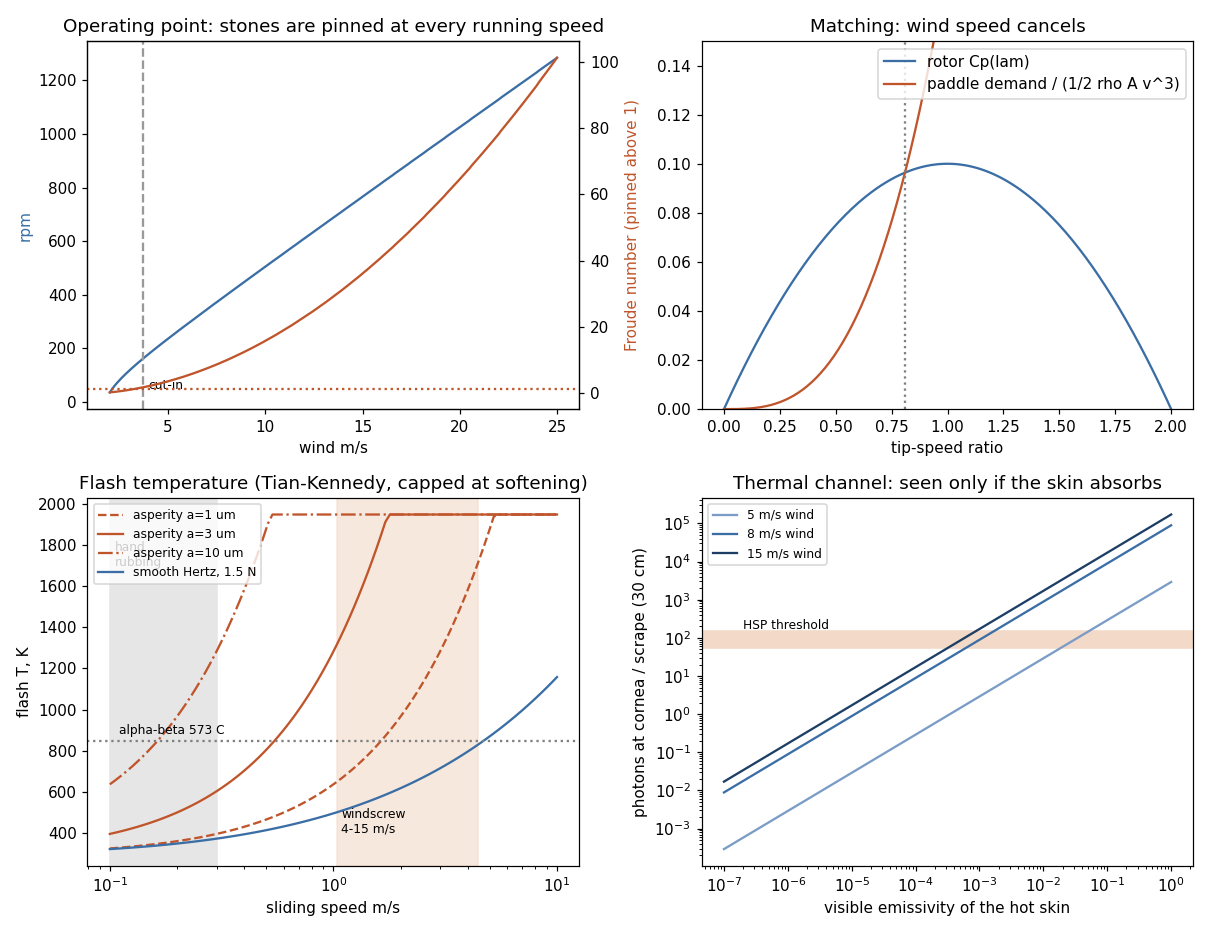

Write the Python code that produced this figure.
#!/usr/bin/env python3
"""Quartz Flash Windscrew -- the numbers behind the build.

Run from this directory:  python physics.py
Prints the design table and writes physics.png.

Chain of models (assumptions in README.md):
  1. Rotor     Liam-type conical Archimedes screw, linear torque-coefficient curve
               Ct(lam) = Ct0 (1 - lam/lam0), conservative small-rotor values.
  2. Tumbler   loose quartz stones in an icosahedron on the shaft.  Froude number
               Fr = omega^2 r / g says when they cascade (Fr < 1) and when they are
               pinned to the walls (Fr > 1) -- which is every wind above cut-in.
  3. Paddle    a stationary paddle on a fixed sleeve inside the icosahedron meets each
               pinned stone once per revolution.  Strike + friction re-acceleration
               costs ~ eta m (omega r)^2 / 2 per stone per rev, so the load power goes
               as omega^3, like the wind's: the operating tip-speed ratio is the same
               at every wind speed.
  4. Impact    Hertz sphere-on-sphere impact: peak force, contact radius, peak
               pressure, and the rim tension that starts a cone crack.
  5. Sliding   flash temperature of a sliding contact, Tian & Kennedy (1994)
               circular-source formula with Blok heat partition; smooth Hertz contact
               and plastic asperities (p = H) both evaluated.
  6. Photons   Planck emission from the hot real-contact area, scotopic-weighted, into
               a dark-adapted pupil, against the Hecht-Shlaer-Pirenne threshold -- swept
               over emissivity, because the visible emissivity of a micron-thick hot
               skin of clear quartz is the most uncertain number here.
"""
import math
import numpy as np

RHO_AIR = 1.20             # kg/m^3 (ridge, ~200 m ASL, 15 C)
G = 9.81
H_PL, C_L, K_B = 6.626e-34, 2.998e8, 1.381e-23

# rotor (matches windscrew.py)
R_ROT = 0.150
A_ROT = math.pi * R_ROT**2
CT0, LAM0 = 0.20, 2.0      # -> Cp_max = Ct0 lam0 / 4 = 0.10 (independent Liam tests: ~0.1-0.2)
T_BEARING = 4e-3           # N m, four shielded 608s

# tumbler (matches windscrew.py)
N_STONES = 6               # one per outer vertex pocket of the face-axis icosahedron
M_STONE = 0.012            # kg (a ~20 mm tumbled quartz stone)
R_POCKET = 0.055           # m, centroid radius of a pinned stone (icosahedron Rc 70)
ETA = 1.5                  # strike (~1) + friction re-acceleration (~0.5) per 1/2 m v^2
REPOSE = math.radians(35)  # charge angle of repose against the paddle at rest
SLIDE_LEN = 0.010          # m, scrape length per paddle pass

# quartz (alpha, room temperature, directional averages)
E_Q, NU_Q = 95e9, 0.08
K_Q = 7.0
KAPPA_Q = K_Q / (2650 * 740)
H_Q = 10e9
MU_Q = 0.5
SIGMA_F = 70e6
R_STONE = 0.009
T_AMB = 288.0
T_ALPHA_BETA = 846.0
T_CEIL = 1950.0

# eye
PUPIL_D = 7e-3
VIEW_L = 0.30              # m, eye to the icosahedron at night
T_PETG = 0.85              # transmission of one clear 2.4 mm PETG wall
HSP = (54, 148)

_SC = np.array([[400, 9.29e-3], [420, 9.66e-2], [440, 0.328], [460, 0.567], [480, 0.793],
                [500, 0.982], [507, 1.0], [520, 0.935], [540, 0.650], [560, 0.329],
                [580, 0.121], [600, 3.32e-2], [620, 7.37e-3], [640, 1.50e-3],
                [660, 3.13e-4], [680, 7.15e-5], [700, 1.78e-5]])

def ct(lam):
    return CT0 * np.clip(1 - lam / LAM0, 0, None)

def rotor_torque(v, lam):
    return 0.5 * RHO_AIR * A_ROT * R_ROT * v**2 * ct(lam)

def strike_energy(omega):
    return ETA * 0.5 * M_STONE * (omega * R_POCKET)**2

def load_coeff():
    return N_STONES * ETA * M_STONE * R_POCKET**2 / (4 * math.pi * R_ROT**3)

def operating_lambda():
    """n eta m r^2 lam^2 / (4 pi R^3) = 1/2 rho A Ct0 (1 - lam/lam0); v has cancelled."""
    a, b = load_coeff(), 0.5 * RHO_AIR * A_ROT * CT0
    return (-(b / LAM0) + math.sqrt((b / LAM0)**2 + 4 * a * b)) / (2 * a)

def operating_point(v):
    lam = np.linspace(1e-3, LAM0, 4000)
    om = lam * v / R_ROT
    load = N_STONES * strike_energy(om) / (2 * math.pi) + T_BEARING
    net = rotor_torque(v, lam) - load
    i = np.where(np.diff(np.sign(net)) < 0)[0]
    if len(i) == 0:
        return 0.0, 0.0
    return lam[i[0]], lam[i[0]] * v / R_ROT

def charge_torque():
    return N_STONES * M_STONE * G * R_POCKET * math.sin(REPOSE) * 0.6

def cut_in():
    return math.sqrt((T_BEARING + charge_torque()) / (0.5 * RHO_AIR * A_ROT * R_ROT * CT0))

def hertz_impact(v_n, m=M_STONE, r1=R_STONE, r2=R_STONE):
    e_star = E_Q / (2 * (1 - NU_Q**2))
    r_star = r1 * r2 / (r1 + r2)
    d = (15 * m * v_n**2 / (16 * e_star * math.sqrt(r_star)))**0.4
    f = 4 / 3 * e_star * math.sqrt(r_star) * d**1.5
    a = math.sqrt(r_star * d)
    p0 = 3 * f / (2 * math.pi * a**2)
    return f, a, p0, (1 - 2 * NU_Q) / 3 * p0

def hertz_static(n, r1=R_STONE, r2=R_STONE):
    e_star = E_Q / (2 * (1 - NU_Q**2))
    return (3 * n * (r1 * r2 / (r1 + r2)) / (4 * e_star))**(1 / 3)

def flash_rise(q, a, v):
    """Tian & Kennedy (1994), uniform circular source, flux q, Pe = v a / 2 kappa on the
    moving body; Blok partition against a body that sees the source stationary."""
    pe = v * a / (2 * KAPPA_Q)
    t_moving = 2 * q * a / (K_Q * math.sqrt(math.pi * (1.273 + pe)))
    t_still = 2 * q * a / (K_Q * math.sqrt(math.pi * 1.273))
    return 1 / (1 / t_moving + 1 / t_still)

def flash_T(q, a, v):
    return min(T_AMB + flash_rise(q, a, v), T_CEIL)

def photons_to_eye(T, area, tau, eps, dist=VIEW_L):
    lam_nm = np.linspace(400, 700, 301)
    lam = lam_nm * 1e-9
    mp = 2 * math.pi * C_L / lam**4 / np.expm1(H_PL * C_L / (lam * K_B * T))
    w = np.interp(lam_nm, _SC[:, 0], _SC[:, 1])
    n_scot = np.trapezoid(mp * w, lam) * area * tau * eps
    frac = (PUPIL_D**2 / 4) / dist**2 * T_PETG                  # Lambertian, on-axis
    return n_scot * frac

def slide_state(v):
    lam, om = operating_point(v)
    vs = om * R_POCKET
    fc = M_STONE * om**2 * R_POCKET
    return om, vs, fc

if __name__ == "__main__":
    lam_op = operating_lambda()
    w_c = math.sqrt(G / R_POCKET)
    print("== rotor + tumbler load ==")
    print(f"rotor swept area {A_ROT*1e4:.0f} cm2, Cp_max (model) {CT0*LAM0/4:.3f}")
    print(f"operating tip-speed ratio (drag-free, wind-independent): {lam_op:.2f}  (runaway {LAM0:.1f})")
    print(f"cut-in wind (bearings + stones resting on the paddle): {cut_in():.1f} m/s")
    print(f"Froude 1 (stones pin to the walls) at omega = {w_c:.1f} rad/s = {w_c*30/math.pi:.0f} rpm"
          f" = {w_c*R_ROT/lam_op:.1f} m/s wind  -> without the paddle nothing collides above that")
    print()
    print(" wind   lam   rpm   Fr   strikes/s  stone m/s  E_strike mJ  P_load W  "
          "F_pin N  Hertz F N  p0 GPa  rim tension/strength")
    for v in (4, 6, 8, 10, 12, 15, 20, 25):
        lam, om = operating_point(v)
        vs = om * R_POCKET
        e = strike_energy(om)
        f, a, p0, st = hertz_impact(vs)
        print(f"{v:5.0f} {lam:5.2f} {om*30/math.pi:5.0f} {om**2*R_POCKET/G:5.1f} "
              f"{N_STONES*om/(2*math.pi):9.1f} {vs:10.2f} {e*1e3:11.1f} "
              f"{N_STONES*om/(2*math.pi)*e:9.2f} {M_STONE*om**2*R_POCKET:8.1f} {f:10.0f} "
              f"{p0/1e9:7.2f} {st/SIGMA_F:10.0f}x")

    print("\n== sliding flash temperature (quartz on quartz; quartz on PETG cannot run hot) ==")
    print("  v m/s   Hertz a um  T_smooth K   T_asperity(a=3um) K   T_asperity(a=10um) K")
    for v in (0.2, 0.5, 1.0, 2.0, 4.0, 8.0):
        n = 1.5
        a_h = hertz_static(n)
        q_h = MU_Q * n / (math.pi * a_h**2) * v
        q_asp = MU_Q * H_Q * v
        print(f"{v:7.1f} {a_h*1e6:11.0f} {flash_T(q_h, a_h, v):11.0f} "
              f"{flash_T(q_asp, 3e-6, v):20.0f} {flash_T(q_asp, 10e-6, v):21.0f}")
    print(f"  (hand rubbing ~0.2 m/s; alpha-beta inversion {T_ALPHA_BETA:.0f} K; ceiling {T_CEIL:.0f} K)")

    print(f"\n== thermal photons at the cornea per scrape, 8 m/s wind, eye {VIEW_L*100:.0f} cm away ==")
    om, vs, fc = slide_state(8)
    area, tau = fc / H_Q, SLIDE_LEN / vs
    T = flash_T(MU_Q * H_Q * vs, 3e-6, vs)
    print(f"  real contact {area*1e12:.0f} um2 at {T:.0f} K for {tau*1e3:.1f} ms")
    for eps in (1e-5, 1e-4, 1e-3, 1e-2, 1e-1, 1.0):
        ns = photons_to_eye(T, area, tau, eps)
        flag = "seen" if ns > HSP[1] else ("threshold" if ns > HSP[0] else "below")
        print(f"  emissivity {eps:7.0e}: {ns:10.3g} scotopic-equivalent photons  ({flag})")
    eps_need = next(e for e in np.logspace(-8, 0, 800) if photons_to_eye(T, area, tau, e) > HSP[0])
    print(f"  emissivity needed for the HSP floor: {eps_need:.1e}  -> a ~3 um hot skin must absorb "
          f">= {eps_need/3e-6/100:.1f} /cm in the visible")

    import matplotlib
    matplotlib.use("Agg")
    import matplotlib.pyplot as plt

    fig, ax = plt.subplots(2, 2, figsize=(11, 8.5))
    winds = np.linspace(2, 25, 200)
    ops = [operating_point(v) for v in winds]
    ax[0, 0].plot(winds, [o[1] * 30 / math.pi for o in ops], color="#3a6ea5")
    ax[0, 0].set_xlabel("wind m/s"); ax[0, 0].set_ylabel("rpm", color="#3a6ea5")
    axb = ax[0, 0].twinx()
    axb.plot(winds, [o[1]**2 * R_POCKET / G for o in ops], color="#c0552b")
    axb.axhline(1, color="#c0552b", ls=":"); axb.set_ylabel("Froude number (pinned above 1)", color="#c0552b")
    ax[0, 0].axvline(cut_in(), color="0.6", ls="--"); ax[0, 0].text(cut_in() + 0.3, 50, "cut-in", fontsize=8)
    ax[0, 0].set_title("Operating point: stones are pinned at every running speed")

    lam = np.linspace(0, LAM0, 200)
    ax[0, 1].plot(lam, ct(lam) * lam, color="#3a6ea5", label="rotor Cp(lam)")
    ax[0, 1].plot(lam, load_coeff() * lam**3 / (0.5 * RHO_AIR * A_ROT), color="#c0552b",
                  label="paddle demand / (1/2 rho A v^3)")
    ax[0, 1].axvline(lam_op, color="0.5", ls=":")
    ax[0, 1].set_ylim(0, 0.15); ax[0, 1].set_xlabel("tip-speed ratio")
    ax[0, 1].legend(); ax[0, 1].set_title("Matching: wind speed cancels")

    vv = np.logspace(-1, 1, 100)
    for a_asp, ls in ((1e-6, "--"), (3e-6, "-"), (10e-6, "-.")):
        ax[1, 0].plot(vv, [flash_T(MU_Q * H_Q * v, a_asp, v) for v in vv], ls,
                      color="#c0552b", label=f"asperity a={a_asp*1e6:.0f} um")
    a_h = hertz_static(1.5)
    ax[1, 0].plot(vv, [flash_T(MU_Q * 1.5 / (math.pi * a_h**2) * v, a_h, v) for v in vv],
                  color="#3a6ea5", label="smooth Hertz, 1.5 N")
    ax[1, 0].axhline(T_ALPHA_BETA, color="0.5", ls=":"); ax[1, 0].text(0.11, 880, "alpha-beta 573 C", fontsize=8)
    ax[1, 0].axvspan(0.1, 0.3, color="0.9"); ax[1, 0].text(0.105, 1700, "hand\nrubbing", fontsize=8)
    lo, hi = slide_state(4)[1], slide_state(15)[1]
    ax[1, 0].axvspan(lo, hi, color="#f3d9c8", alpha=0.6); ax[1, 0].text(lo * 1.05, 400, "windscrew\n4-15 m/s", fontsize=8)
    ax[1, 0].set_xscale("log"); ax[1, 0].set_xlabel("sliding speed m/s"); ax[1, 0].set_ylabel("flash T, K")
    ax[1, 0].legend(fontsize=8); ax[1, 0].set_title("Flash temperature (Tian-Kennedy, capped at softening)")

    eps = np.logspace(-7, 0, 100)
    for v, col in ((5, "#7a9cc6"), (8, "#3a6ea5"), (15, "#1d3f66")):
        om, vs, fc = slide_state(v)
        T = flash_T(MU_Q * H_Q * vs, 3e-6, vs)
        ax[1, 1].plot(eps, [photons_to_eye(T, fc / H_Q, SLIDE_LEN / vs, e) for e in eps],
                      color=col, label=f"{v} m/s wind")
    ax[1, 1].axhspan(*HSP, color="#f3d9c8"); ax[1, 1].text(2e-7, 170, "HSP threshold", fontsize=8)
    ax[1, 1].set_xscale("log"); ax[1, 1].set_yscale("log")
    ax[1, 1].set_xlabel("visible emissivity of the hot skin")
    ax[1, 1].set_ylabel(f"photons at cornea / scrape ({VIEW_L*100:.0f} cm)")
    ax[1, 1].legend(fontsize=8); ax[1, 1].set_title("Thermal channel: seen only if the skin absorbs")
    fig.tight_layout()
    fig.savefig("physics.png", dpi=110)
    print("\nwrote physics.png")
